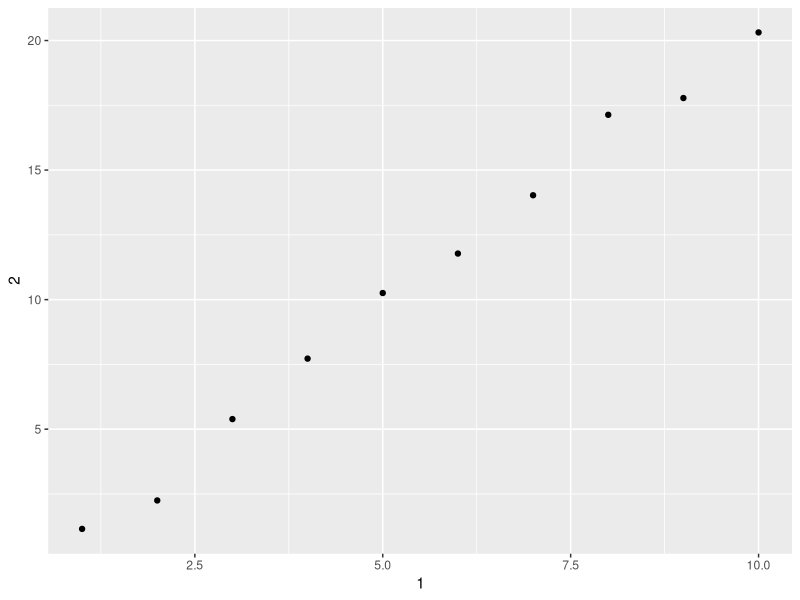
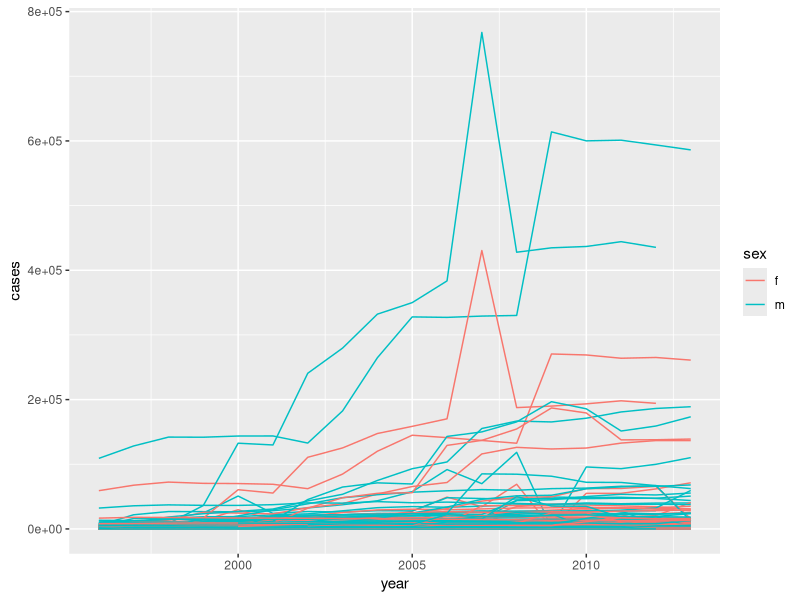

These figures' R source, in order:
## ---- chunk 1
library("tidyverse")
## ---- chunk 2
mtcars
## ---- chunk 3
class(mtcars)
## ---- chunk 4
class(as_tibble(mtcars))
## ---- chunk 5
df <- data.frame(abc = 1, xyz = "a")
df$x
df[, "xyz"]
df[, c("abc", "xyz")]
## ---- chunk 6
tbl <- as_tibble(df)
tbl$x
tbl[, "xyz"]
tbl[, c("abc", "xyz")]
## ---- chunk 7
annoying <- tibble(
  `1` = 1:10,
  `2` = `1` * 2 + rnorm(length(`1`))
)
## ---- chunk 8
annoying[["1"]]
## ---- chunk 9
annoying$`1`
## ---- chunk 10
ggplot(annoying, aes(x = `1`, y = `2`)) +
  geom_point()
## ---- chunk 11
annoying[["3"]] <- annoying$`2` / annoying$`1`
## ---- chunk 12
annoying[["3"]] <- annoying[["2"]] / annoying[["1"]]
## ---- chunk 13
annoying <- rename(annoying, one = `1`, two = `2`, three = `3`)
glimpse(annoying)
## ---- chunk 14
enframe(c(a = 1, b = 2, c = 3))
## ---- chunk 15
who1 <- who %>%
  gather(new_sp_m014:newrel_f65, key = "key", value = "cases", na.rm = TRUE)
glimpse(who1)
## ---- chunk 16
who2 <- who1 %>%
 mutate(key = stringr::str_replace(key, "newrel", "new_rel"))

## ---- chunk 17
who3 <- who2 %>%
  separate(key, c("new", "type", "sexage"), sep = "_")
who3
## ---- chunk 18
who3 %>%
  count(new)
## ---- chunk 19
who4 <- who3 %>%
  select(-new, -iso2, -iso3)
## ---- chunk 20
who5 <- who4 %>%
  separate(sexage, c("sex", "age"), sep = 1)
who5
## ---- chunk 21
who1 %>%
  filter(cases == 0) %>%
  nrow()
## ---- chunk 22
gather(who, new_sp_m014:newrel_f65, key = "key", value = "cases") %>%
  group_by(country, year)  %>%
  mutate(missing = is.na(cases)) %>%
  select(country, year, missing) %>%
  distinct() %>%
  group_by(country, year) %>%
  filter(n() > 1)

## ---- chunk 23
who3a <- who1 %>%
  separate(key, c("new", "type", "sexage"), sep = "_")

filter(who3a, new == "newrel") %>% head()
## ---- chunk 24
select(who3, country, iso2, iso3) %>%
  distinct() %>%
  group_by(country) %>%
  filter(n() > 1)

## ---- chunk 25
who5 %>%
  group_by(country, year, sex) %>%
  filter(year > 1995) %>%
  summarise(cases = sum(cases)) %>%
  unite(country_sex, country, sex, remove = FALSE) %>%
  ggplot(aes(x = year, y = cases, group = country_sex, colour = sex)) +
  geom_line()

  
